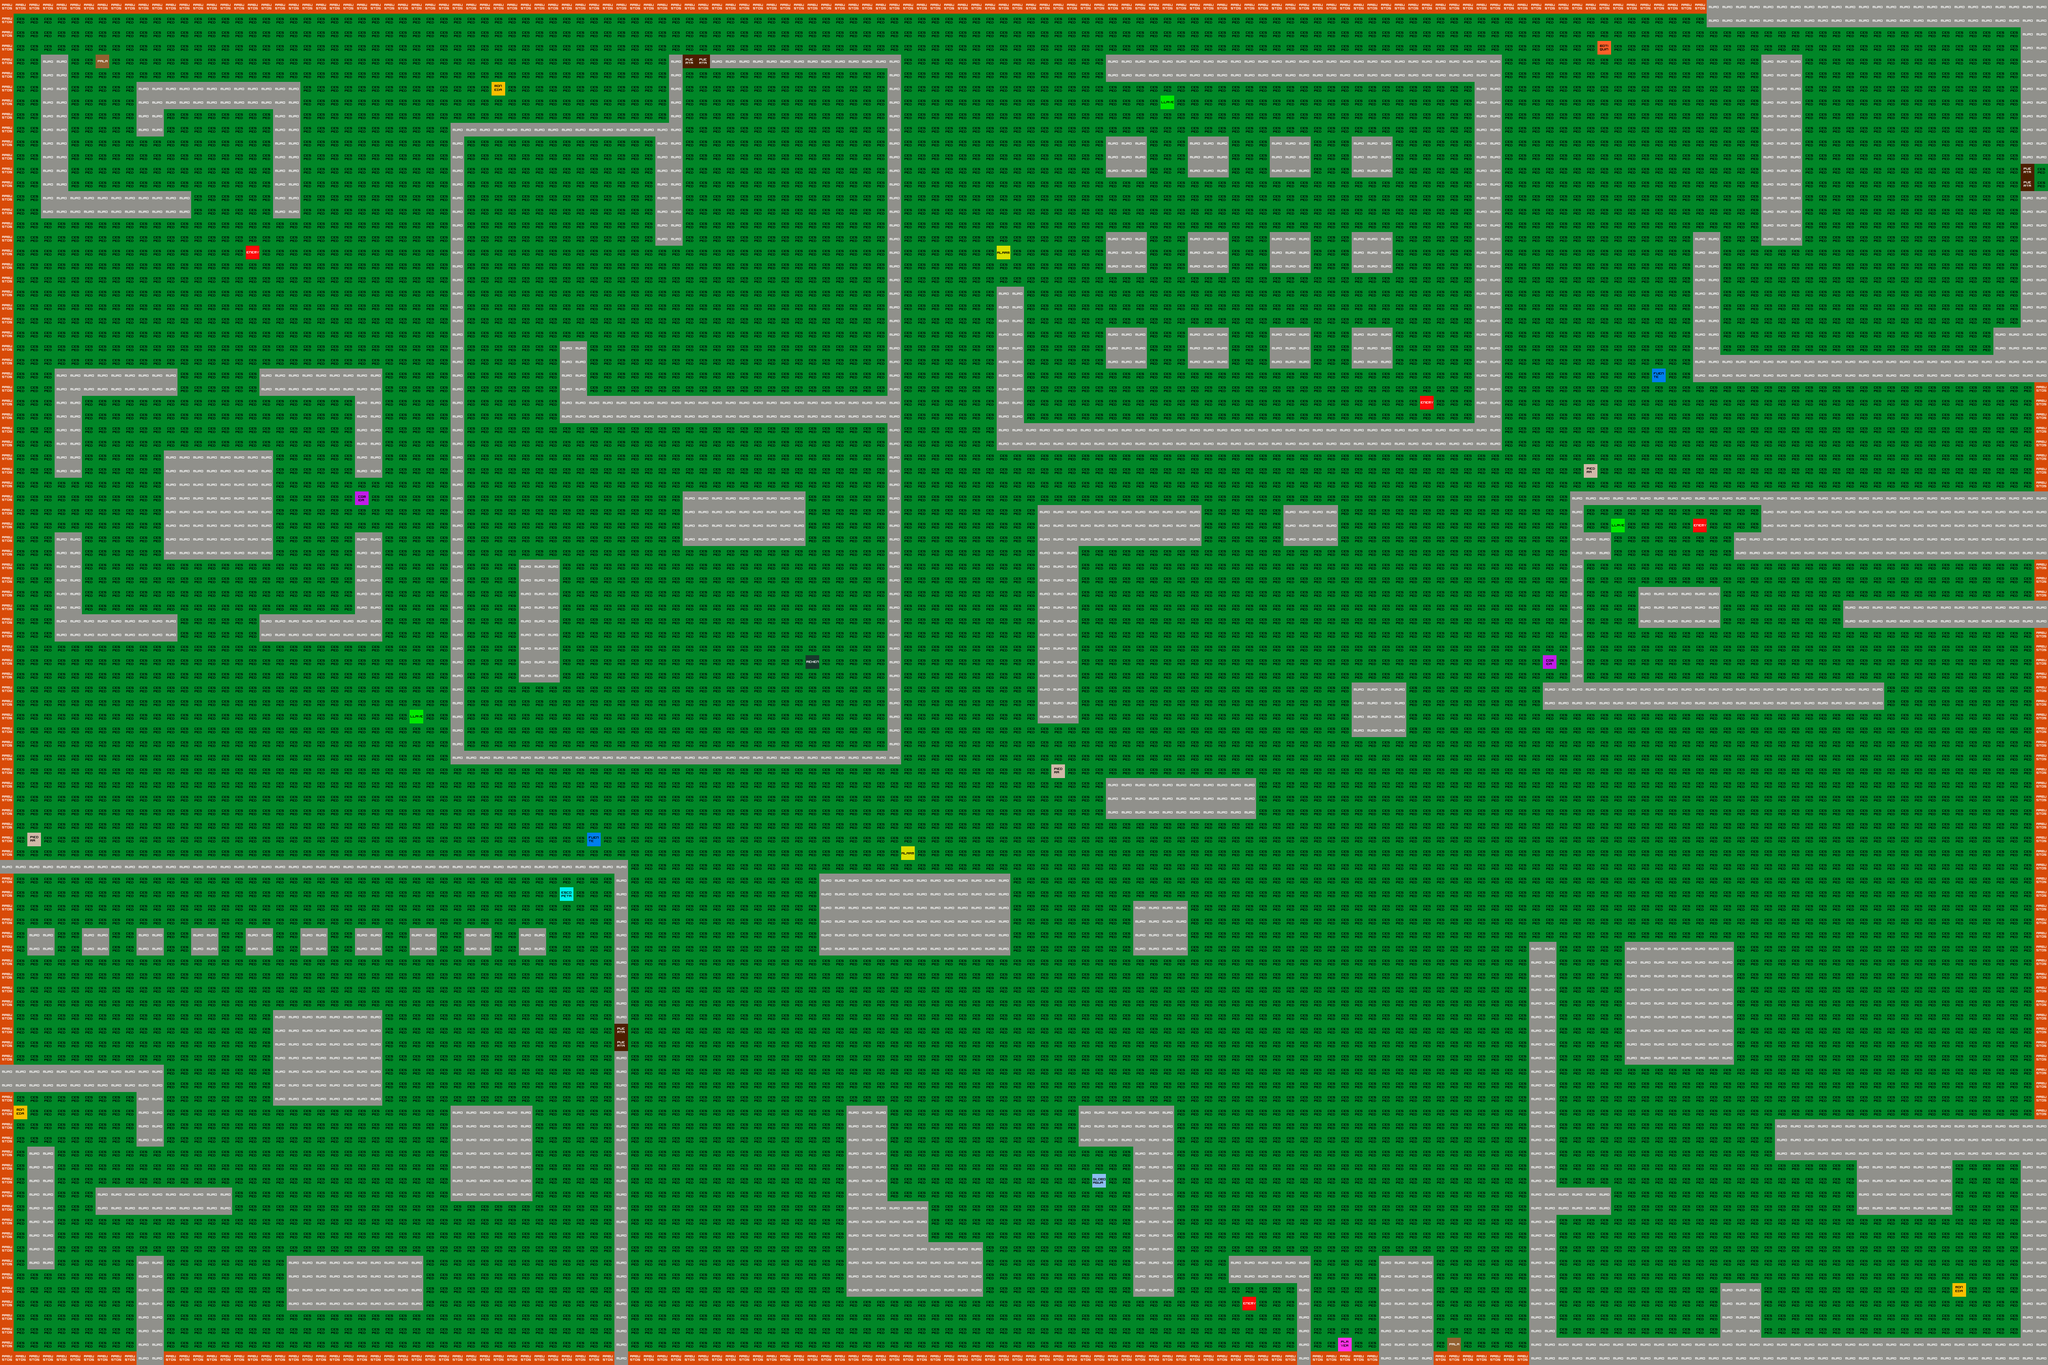

Rendered tile map (Tiled .tmx) drawn with the repository's tilesets; below, a short description and the map source with its tile grids summarised:
An orthogonal 150x100 tile map with 32x32 px tiles, 2 tile layers (Capa de Patrones 1, Capa de patrones 2) and 70 objects.

<map version="1.0" orientation="orthogonal" renderorder="right-down" width="150" height="100" tilewidth="32" tileheight="32" nextobjectid="71">
 <tileset firstgid="1" name="tileset" tilewidth="32" tileheight="32" tilecount="64" columns="8">
  <image source="tileset.png" width="256" height="256" />
 </tileset>
 <layer name="Capa de Patrones 1" width="150" height="100">
  <data>[15000 cells, 15000 non-empty, 3 distinct tile ids]</data>
 </layer>
 <layer name="Capa de patrones 2" width="150" height="100">
  <data>[15000 cells, 39 non-empty, 17 distinct tile ids]</data>
 </layer>
 <objectgroup name="muros">
  <object id="1" x="0" y="2496">
   <polyline points="0,0 384,0 384,192 320,192 320,64 0,64 0,0" />
  </object>
  <object id="2" x="64" y="2688">
   <polyline points="0,0 64,0 64,288 0,288 0,0" />
  </object>
  <object id="3" x="224" y="2784">
   <polyline points="0,0 0,64 320,64 320,0 0,0" />
  </object>
  <object id="4" x="320" y="2944">
   <polyline points="0,0 0,256 64,256 64,0 0,0" />
  </object>
  <object id="5" x="672" y="2944">
   <polyline points="0,0 0,128 320,128 320,0 0,0" />
  </object>
  <object id="6" x="1056" y="2592">
   <polyline points="0,0 0,224 192,224 192,0 0,0" />
  </object>
  <object id="7" x="640" y="2368">
   <polyline points="0,0 0,224 256,224 256,0 0,0" />
  </object>
  <object id="8" x="64" y="2176">
   <polyline points="0,0 0,64 64,64 64,0 0,0" />
  </object>
  <object id="9" x="192" y="2176">
   <polyline points="0,0 0,64 64,64 64,0 0,0" />
  </object>
  <object id="10" x="320" y="2176">
   <polyline points="0,0 0,64 64,64 64,0 0,0" />
  </object>
  <object id="11" x="448" y="2176">
   <polyline points="0,0 0,64 64,64 64,0 0,0" />
  </object>
  <object id="12" x="576" y="2176">
   <polyline points="0,0 0,64 64,64 64,0 0,0" />
  </object>
  <object id="13" x="704" y="2176">
   <polyline points="0,0 0,64 64,64 64,0 0,0" />
  </object>
  <object id="14" x="832" y="2176">
   <polyline points="0,0 0,64 64,64 64,0 0,0" />
  </object>
  <object id="15" x="960" y="2176">
   <polyline points="0,0 0,64 64,64 64,0 0,0" />
  </object>
  <object id="16" x="1088" y="2176">
   <polyline points="0,0 0,64 64,64 64,0 0,0" />
  </object>
  <object id="17" x="1216" y="2176">
   <polyline points="0,0 0,64 64,64 64,0 0,0" />
  </object>
  <object id="18" x="0" y="2016">
   <polyline points="0,0 1472,0 1472,384 1440,384 1440,32 0,32 0,0" />
  </object>
  <object id="19" x="1472" y="2464">
   <polyline points="0,0 -32,0 -32,736 0,736 0,0" />
  </object>
  <object id="20" x="128" y="1248">
   <polyline points="0,0 64,0 64,192 288,192 288,256 0,256 0,32" />
  </object>
  <object id="21" x="608" y="1440">
   <polyline points="0,0 0,64 288,64 288,-192 224,-192 224,0 0,0" />
  </object>
  <object id="22" x="608" y="864">
   <polyline points="0,0 0,64 224,64 224,256 288,256 288,0 0,0" />
  </object>
  <object id="23" x="128" y="864">
   <polyline points="0,0 288,0 288,64 64,64 64,256 0,256 0,0" />
  </object>
  <object id="24" x="384" y="1056">
   <polyline points="0,0 0,256 256,256 256,0 0,0" />
  </object>
  <object id="25" x="96" y="128">
   <polyline points="0,0 64,0 64,320 352,320 352,384 0,384 0,0" />
  </object>
  <object id="26" x="320" y="192">
   <polyline points="0,0 0,128 64,128 64,64 320,64 320,320 384,320 384,0 0,0" />
  </object>
  <object id="27" x="1056" y="288">
   <polyline points="0,0 512,0 512,-160 544,-160 544,288 480,288 480,32 32,32 32,1472 1024,1472 1024,704 256,704 256,512 320,512 320,640 1024,640 1024,-128 608,-128 608,-160 1056,-160 1056,1504 0,1504 0,0" />
  </object>
  <object id="28" x="1216" y="1312">
   <polyline points="0,0 96,0 96,288 0,288 0,0" />
  </object>
  <object id="29" x="1600" y="1152">
   <polyline points="0,0 0,128 288,128 288,0 0,0" />
  </object>
  <object id="30" x="2592" y="128">
   <polyline points="0,0 0,64 864,64 864,864 -192,864 -192,544 -256,544 -256,928 928,928 928,0 0,0" />
  </object>
  <object id="31" x="2592" y="320">
   <polyline points="0,0 0,96 96,96 96,0 0,0" />
  </object>
  <object id="32" x="2784" y="320">
   <polyline points="0,0 0,96 96,96 96,0 0,0" />
  </object>
  <object id="33" x="2976" y="320">
   <polyline points="0,0 0,96 96,96 96,0 0,0" />
  </object>
  <object id="34" x="3168" y="320">
   <polyline points="0,0 0,96 96,96 96,0 0,0" />
  </object>
  <object id="35" x="2592" y="544">
   <polyline points="0,0 0,96 96,96 96,0 0,0" />
  </object>
  <object id="36" x="2784" y="544">
   <polyline points="0,0 0,96 64,96 96,96 96,0 0,0" />
  </object>
  <object id="37" x="2976" y="544">
   <polyline points="0,0 0,96 96,96 96,0 0,0" />
  </object>
  <object id="38" x="3168" y="544">
   <polyline points="0,0 0,96 96,96 96,0 0,0" />
  </object>
  <object id="39" x="2592" y="768">
   <polyline points="0,0 0,96 96,96 96,0 0,0" />
  </object>
  <object id="40" x="2784" y="768">
   <polyline points="0,0 0,96 96,96 96,0 0,0" />
  </object>
  <object id="41" x="2976" y="768">
   <polyline points="0,0 0,96 96,96 96,0 0,0" />
  </object>
  <object id="42" x="3168" y="768">
   <polyline points="0,0 0,96 96,96 96,0 0,0" />
  </object>
  <object id="43" x="2432" y="1184">
   <polyline points="0,0 0,512 96,512 96,96 384,96 384,0 0,0" />
  </object>
  <object id="44" x="3008" y="1184">
   <polyline points="0,0 0,96 128,96 128,0 0,0" />
  </object>
  <object id="45" x="3168" y="1600">
   <polyline points="0,0 0,128 128,128 128,0 0,0" />
  </object>
  <object id="46" x="2592" y="1824">
   <polyline points="0,0 0,96 352,96 352,0 0,0" />
  </object>
  <object id="47" x="1920" y="2048">
   <polyline points="0,0 0,192 448,192 448,0 0,0" />
  </object>
  <object id="48" x="2656" y="2112">
   <polyline points="0,0 0,128 128,128 128,0 0,0" />
  </object>
  <object id="49" x="1984" y="2592">
   <polyline points="0,0 96,0 96,224 192,224 192,320 320,320 320,448 0,448 0,0" />
  </object>
  <object id="50" x="2528" y="2592">
   <polyline points="0,0 0,96 128,96 128,448 224,448 224,0 0,0" />
  </object>
  <object id="51" x="2880" y="2944">
   <polyline points="0,0 0,64 160,64 160,256 192,256 192,0 0,0" />
  </object>
  <object id="52" x="3232" y="2944">
   <polyline points="0,0 0,256 128,256 128,0 0,0" />
  </object>
  <object id="53" x="3584" y="2208">
   <polyline points="0,0 64,0 64,576 192,576 192,640 64,640 64,928 448,928 448,800 544,800 544,928 1152,928 1152,512 992,512 992,640 768,640 768,512 576,512 576,416 1216,416 1216,992 0,992 0,0" />
  </object>
  <object id="54" x="3808" y="2208">
   <polyline points="0,0 0,288 256,288 256,0 0,0" />
  </object>
  <object id="55" x="3680" y="1600">
   <polyline points="0,0 -64,0 -64,64 736,64 736,0 32,0 32,-256 32,-288 96,-288 96,-352 32,-352 32,-416 448,-416 448,-352 384,-352 384,-288 1120,-288 1120,-448 0,-448 0,0" />
  </object>
  <object id="56" x="3840" y="1376">
   <polyline points="0,0 0,96 192,96 192,0 0,0" />
  </object>
  <object id="57" x="4320" y="1408">
   <polyline points="0,0 0,64 480,64 480,0 0,0" />
  </object>
  <object id="58" x="4000" y="0">
   <polyline points="0,0 0,64 736,64 736,384 800,384 800,0 0,0" />
  </object>
  <object id="59" x="3968" y="544">
   <polyline points="0,0 64,0 64,288 704,288 704,224 768,224 768,-96 832,-96 832,352 0,352 0,0" />
  </object>
  <object id="60" x="4128" y="128">
   <polyline points="0,0 0,448 96,448 96,0 0,0" />
  </object>
  <object id="61" x="4000" y="0">
   <polyline points="0,0 0,32 -3968,32 -3968,2016 -4000,2016 -4000,0 -4,-4" />
  </object>
  <object id="62" x="0" y="2048">
   <polyline points="0,0 32,0 32,448 0,448 0,0" />
  </object>
  <object id="63" x="0" y="2560">
   <polyline points="0,0 32,0 32,608 320,608 320,640 0,640 0,0" />
  </object>
  <object id="64" x="384" y="3200">
   <polyline points="0,0 1056,0 1056,-32 0,-32 0,0" />
  </object>
  <object id="65" x="1472" y="3200">
   <polyline points="0,0 1568,0 1568,-32 0,-32 0,0" />
  </object>
  </objectgroup>
</map>
<!-- 5 of 70 objects omitted -->
